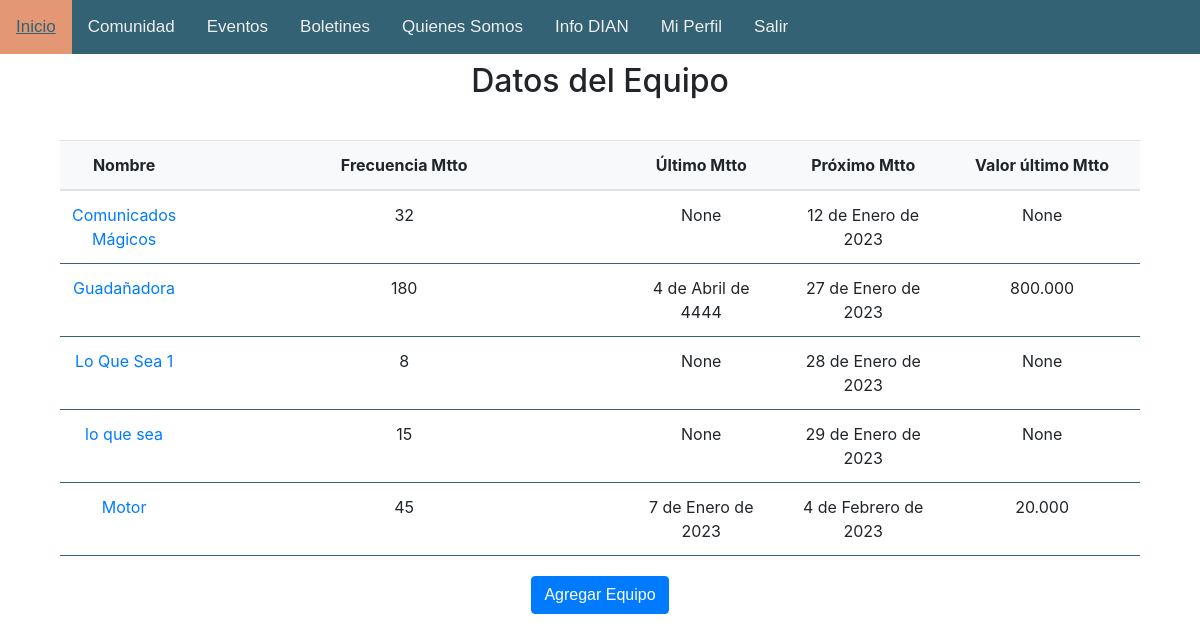
Page /mtto/lista_eq/ (signed in) on the earlier database version.
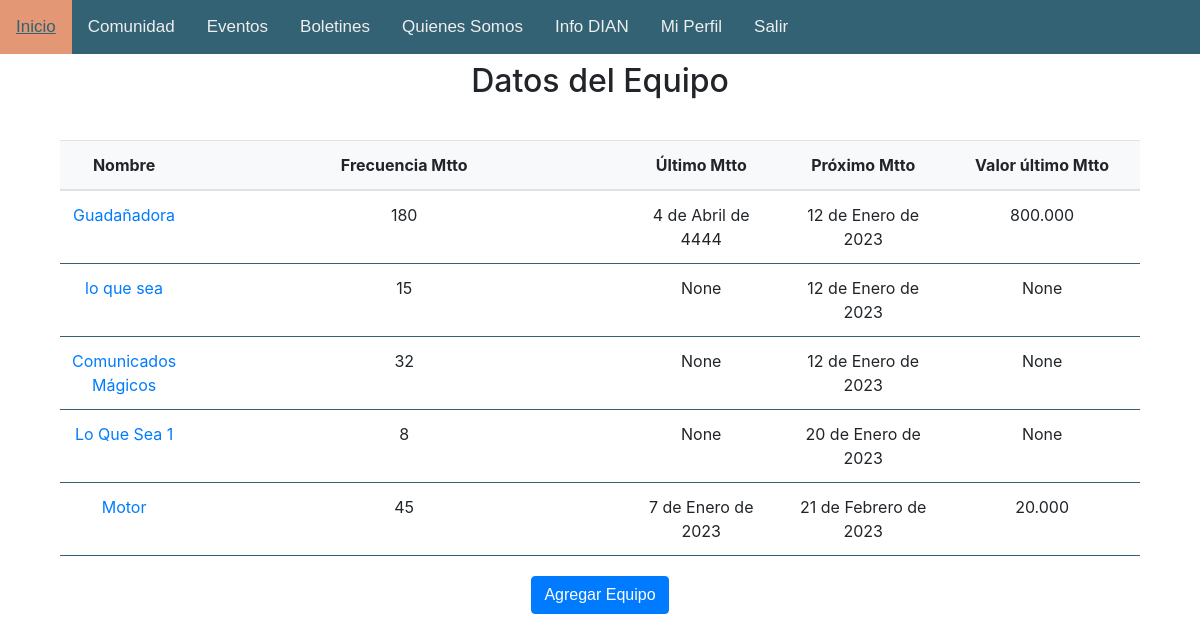
Same page on the later database version.
### mtto/models.py (models this page shows, shortened)
class Equip(models.Model):
    name = models.CharField(max_length=50, null=False, blank=False)
    frequency = models.PositiveSmallIntegerField()
    last_maintenance = models.DateField(null=True, blank=True)
    next_maintenance = models.DateField(null=True, blank=True)
    last_value = models.PositiveIntegerField(null=True, blank=True)
    days_60 = models.BooleanField(default=False)
    days_30 = models.BooleanField(default=False)
    days_14 = models.BooleanField(default=False)
    days_7 = models.BooleanField(default=False)
    days_3 = models.BooleanField(default=False)
    atrasado = models.BooleanField(default=False)
    class Meta():
        verbose_name_plural = 'equipos'

### mtto/views.py (the view)
# urls.py: path('lista_eq/', views.listadoEquipos, name='mtto.listado_equipos'),
@login_required
def listadoEquipos(request):
    comunidad = False
    if CustomUser.objects.get(user=request.user).comunidad:
        comunidad =True
        return render(request, 'mtto/listado_equipos.html', {
            'equipos': Equip.objects.all().order_by('next_maintenance'),
            'comunidad': comunidad,
        })
    else:
        return HttpResponseRedirect(reverse('home'))

### mtto/templates/mtto/listado_equipos.html (shortened to what this page needs)
{% extends 'base.html' %}
{% load static %}
    {% block body %}
    <h2 class="center">Datos del Equipo</h2>
    <br>
    <div style="width: 90%;" class="table-responsive center">
    <table class="table align-middle mb-0 bg-white center">
        <thead class="bg-light">
            <tr>
                <th style="width: 20px;">Nombre</th>
                <th>Frecuencia Mtto</th>
                <th>Último Mtto</th>
                <th>Próximo Mtto</th>
                <th>Valor último Mtto</th>
            </tr>
        </thead>
        <tbody>
            {% for equipo in equipos %}
            <tr>
                <td style="width: 20px;"><a href="{% url 'mtto.details' pk=equipo.id %}">{{ equipo.name }}</a></td>
                <td>{{ equipo.frequency }}</td>
                <td>{{ equipo.last_maintenance }}</td>
                <td>{{ equipo.next_maintenance }}</td>
                <td>{{ equipo.last_value }}</td>
            </tr>
            {% endfor %}
        </tbody>
    </table>
    <form action="{% url 'mtto.crear_equipo' %}">
        <button type="submit" class="btn btn-primary top-20">Agregar Equipo</button>
    </form>
</div>
    {% endblock %}

### static/templates/base.html (shortened to what this page needs)
<!DOCTYPE html>
{% load static %}
{% load l10n %}
<html lang="es">
    <head>
        <link rel="stylesheet" type="text/css" href=" {% static 'css/style.css' %} ">
        <link rel="stylesheet" href="{% static 'css/bootstrap.min.css' %}" type="text/css">
    </head>
    <body>
        <nav>
            <div class="topnav" id="myTopnav">
                <a class="active" href="{% url 'home' %}">Inicio</a>
                {% if comunidad %}
                <a href="{% url 'home.comunidad' %}">Comunidad</a>
                {% endif %}
                <a href="{% url 'eventos.lista' %}">Eventos</a>
                <a href="https://quintanamagica.wordpress.com/blog/">Boletines</a>
                <a href="{% url 'quienes_somos' %}">Quienes Somos</a>
                <a href="{% url 'dian.docs' %}">Info DIAN</a>
                {% if user.is_authenticated %}
                <a href="{% url 'users.profile' %}">Mi Perfil</a>
                <a href="{% url 'users.logout' %}">Salir</a>
                {% else %}
                <a href="{% url 'users.login' %}">Ingresar</a>
                <a href="{% url 'users.signup' %}">Registrarse</a>
                {% endif %}
            </div>
        </nav>
        {% block body %}
        {% endblock %}
    </body>
</html>

### static/css/style.css (style rules this page uses)
body { margin: 0; font-family: Arial, Helvetica, sans-serif; }
nav { background-color: #326273; display: flex; }
.center { display: block; text-align: center; margin: 8px auto 8px auto; width: 80%; }
.btn { font-family:'Trebuchet MS', 'Lucida Sans Unicode', 'Lucida Grande', 'Lucida Sans', Arial, sans-serif ; padding: 6px; margin: 5px; border-radius: 10px; border-style: none; }
.top-20 { margin-top: 20px; }
table { table-layout: fixed; border-collapse: collapse; }
thead th:nth-child(1) { width: 30%; }
thead th:nth-child(2) { width: 40%; }
thead th:nth-child(3) { width: 15%; }
thead th:nth-child(4) { width: 15%; }
th, td { padding: 5px; border-bottom: 1px solid #326273; }
table.center { display: table; align-items: center; width: auto; margin: 0 auto; }
.topnav { overflow: hidden; background-color: #326273; }
.topnav a { float: left; display: block; color: #EEE; text-align: center; padding: 14px 16px; text-decoration: none; font-size: 17px; font-family:'Trebuchet MS', 'Lucida Sans Unicode', 'Lucida Grande', 'Lucida Sans', Arial, sans-serif ; }
.topnav a.active { background-color: #E39774; color: #326273; }

Differences in the rows shown:
changed Equip "Guadañadora": next_maintenance "27 de Enero de 2023" → "12 de Enero de 2023"; moves up the list
changed Equip "lo que sea": next_maintenance "29 de Enero de 2023" → "12 de Enero de 2023"; moves up the list
changed Equip "Lo Que Sea 1": next_maintenance "28 de Enero de 2023" → "20 de Enero de 2023"
changed Equip "Motor": next_maintenance "4 de Febrero de 2023" → "21 de Febrero de 2023"
